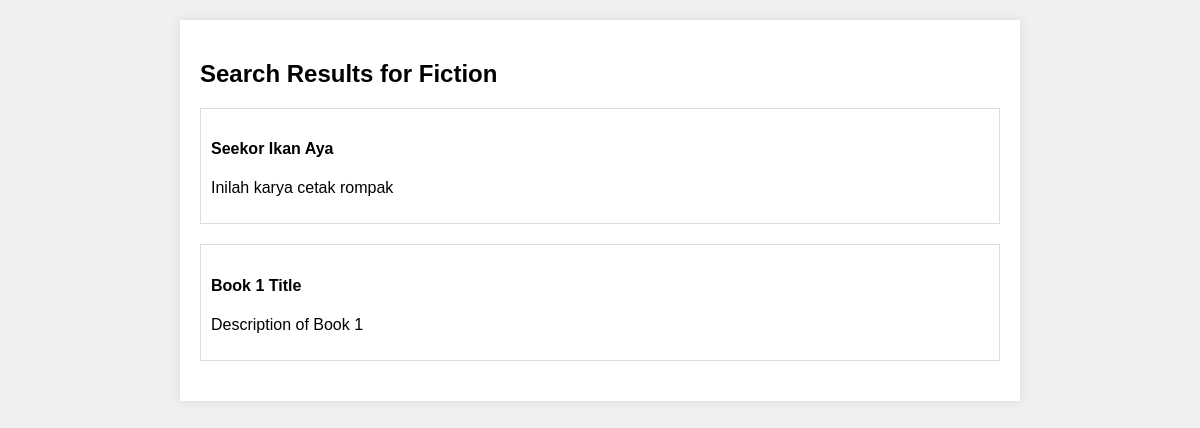
The app's page /filterization.php?genre=Fiction with its own data.
### tables this page shows
CREATE TABLE `tblbook` (
  `book_ID` int(25) NOT NULL,
  `book_title` varchar(35) NOT NULL,
  `book_author` varchar(25) NOT NULL,
  `book_ISBN` int(35) NOT NULL,
  `publisher` varchar(25) NOT NULL,
  `publication_year` int(11) DEFAULT NULL,
  `genre` varchar(50) DEFAULT NULL,
  `language` varchar(20) DEFAULT NULL,
  `num_pages` int(11) DEFAULT NULL,
  `stock_availability` int(11) DEFAULT NULL,
  `cover_image_url` varchar(255) DEFAULT NULL,
  `description` text DEFAULT NULL
);

### filterization.php (the view, shortened to what this page needs)
<?php
    include 'conn.php';
?>
<!DOCTYPE html>
<html lang="en">
<head>
    <link rel="stylesheet" href="styles.css">
</head>
<body>
<?php
    $result = null;
    if(isset($_GET["genre"])) {
        $genre = $_GET['genre'];
        $sql = "SELECT * FROM tblbook WHERE genre = ?";
        $stmt = $conn->prepare($sql);
        $stmt->bind_param("s", $genre);
        $stmt->execute();
        $result = $stmt->get_result();
        $what = $genre;
    }
    echo '<div class="container">';
    echo '<ul class="book-list">';
    if ($result !== null && $result->num_rows > 0) {
        echo "<h2>Search Results for $what</h2>";
        while ($row = $result->fetch_assoc()) {
            echo "<li><h4><a class='booklink' href='desc.php?book_id=" . $row['book_ID'] . "'>" . $row['book_title'] . "</a></h4>";
            echo "<p>" . $row['description'] . "</p>";
        }
    } else {
        echo "No results found.";
    }
    ?>
    </ul>
    </div>
</body>
</html>

### styles.css (style rules this page uses)
body { font-family: Arial, sans-serif; background-color: #f0f0f0; margin: 0; padding: 0; }
a { color: #fff; text-decoration: none; }
.container { max-width: 800px; margin: 20px auto; padding: 20px; background-color: #fff; box-shadow: 0px 0px 10px rgba(0, 0, 0, 0.1); }
.book-list { list-style-type: none; padding: 0; }
.book-list li { margin-bottom: 20px; border: 1px solid #ddd; padding: 10px; background-color: #fff; }
.book-list a { color: black; }

### records on screen
tblbook: book_title "Seekor Ikan Aya", description "Inilah karya cetak rompak"
tblbook: book_title "Book 1 Title", description "Description of Book 1"

### other values on screen
$what "Fiction"
